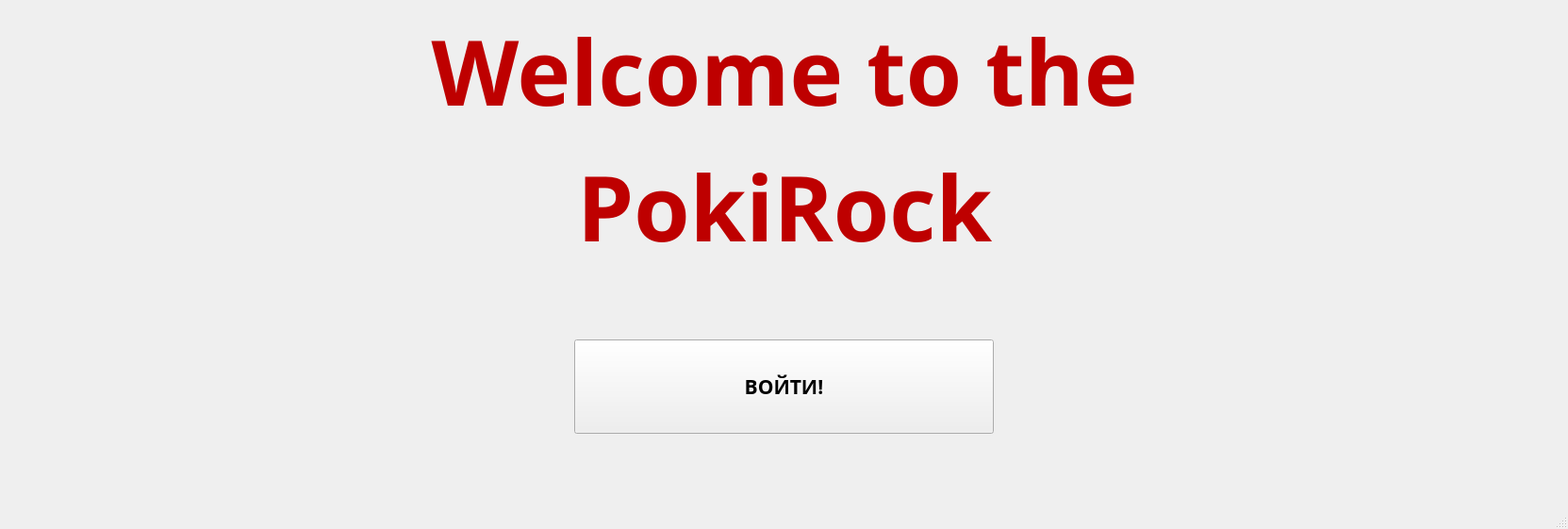
<?xml version="1.0" encoding="UTF-8"?>
<ui version="4.0">
 <class>first_window</class>
 <widget class="QMainWindow" name="first_window">
  <property name="geometry">
   <rect>
    <x>0</x>
    <y>0</y>
    <width>1663</width>
    <height>561</height>
   </rect>
  </property>
  <property name="windowTitle">
   <string>PokiRock</string>
  </property>
  <widget class="QWidget" name="centralwidget">
   <layout class="QVBoxLayout" name="verticalLayout">
    <item>
     <layout class="QGridLayout" name="gridLayout">
      <item row="0" column="1">
       <widget class="QLabel" name="label">
        <property name="font">
         <font>
          <family>Stencil</family>
          <pointsize>36</pointsize>
         </font>
        </property>
        <property name="text">
         <string>&lt;html&gt;&lt;head/&gt;&lt;body&gt;&lt;p align=&quot;center&quot;&gt;&lt;span style=&quot; font-size:72pt; font-weight:600; color:#be0000;&quot;&gt;Welcome to the&lt;/span&gt;&lt;/p&gt;&lt;p align=&quot;center&quot;&gt;&lt;span style=&quot; font-size:72pt; font-weight:600; color:#be0000;&quot;&gt; PokiRock&lt;/span&gt;&lt;/p&gt;&lt;/body&gt;&lt;/html&gt;</string>
        </property>
       </widget>
      </item>
      <item row="0" column="0">
       <spacer name="horizontalSpacer_3">
        <property name="orientation">
         <enum>Qt::Horizontal</enum>
        </property>
        <property name="sizeHint" stdset="0">
         <size>
          <width>400</width>
          <height>20</height>
         </size>
        </property>
       </spacer>
      </item>
      <item row="0" column="2">
       <spacer name="horizontalSpacer_4">
        <property name="orientation">
         <enum>Qt::Horizontal</enum>
        </property>
        <property name="sizeHint" stdset="0">
         <size>
          <width>400</width>
          <height>20</height>
         </size>
        </property>
       </spacer>
      </item>
     </layout>
    </item>
    <item>
     <layout class="QGridLayout" name="gridLayout_2">
      <item row="1" column="1">
       <widget class="QPushButton" name="pushButton">
        <property name="sizePolicy">
         <sizepolicy hsizetype="Preferred" vsizetype="Preferred">
          <horstretch>0</horstretch>
          <verstretch>0</verstretch>
         </sizepolicy>
        </property>
        <property name="font">
         <font>
          <family>Rockwell Extra Bold</family>
          <pointsize>16</pointsize>
          <weight>75</weight>
          <bold>true</bold>
          <stylestrategy>PreferDefault</stylestrategy>
         </font>
        </property>
        <property name="text">
         <string>ВОЙТИ!</string>
        </property>
        <property name="iconSize">
         <size>
          <width>98</width>
          <height>10</height>
         </size>
        </property>
       </widget>
      </item>
      <item row="1" column="2">
       <spacer name="horizontalSpacer_2">
        <property name="orientation">
         <enum>Qt::Horizontal</enum>
        </property>
        <property name="sizeType">
         <enum>QSizePolicy::Preferred</enum>
        </property>
        <property name="sizeHint" stdset="0">
         <size>
          <width>600</width>
          <height>100</height>
         </size>
        </property>
       </spacer>
      </item>
      <item row="2" column="1">
       <spacer name="verticalSpacer_2">
        <property name="orientation">
         <enum>Qt::Vertical</enum>
        </property>
        <property name="sizeType">
         <enum>QSizePolicy::Preferred</enum>
        </property>
        <property name="sizeHint" stdset="0">
         <size>
          <width>20</width>
          <height>175</height>
         </size>
        </property>
       </spacer>
      </item>
      <item row="1" column="0">
       <spacer name="horizontalSpacer">
        <property name="orientation">
         <enum>Qt::Horizontal</enum>
        </property>
        <property name="sizeType">
         <enum>QSizePolicy::Preferred</enum>
        </property>
        <property name="sizeHint" stdset="0">
         <size>
          <width>600</width>
          <height>100</height>
         </size>
        </property>
       </spacer>
      </item>
      <item row="0" column="1">
       <spacer name="verticalSpacer">
        <property name="orientation">
         <enum>Qt::Vertical</enum>
        </property>
        <property name="sizeType">
         <enum>QSizePolicy::Preferred</enum>
        </property>
        <property name="sizeHint" stdset="0">
         <size>
          <width>20</width>
          <height>175</height>
         </size>
        </property>
       </spacer>
      </item>
     </layout>
    </item>
   </layout>
  </widget>
  <widget class="QMenuBar" name="menubar">
   <property name="geometry">
    <rect>
     <x>0</x>
     <y>0</y>
     <width>1663</width>
     <height>25</height>
    </rect>
   </property>
  </widget>
  <widget class="QStatusBar" name="statusbar"/>
 </widget>
 <resources/>
 <connections/>
</ui>
